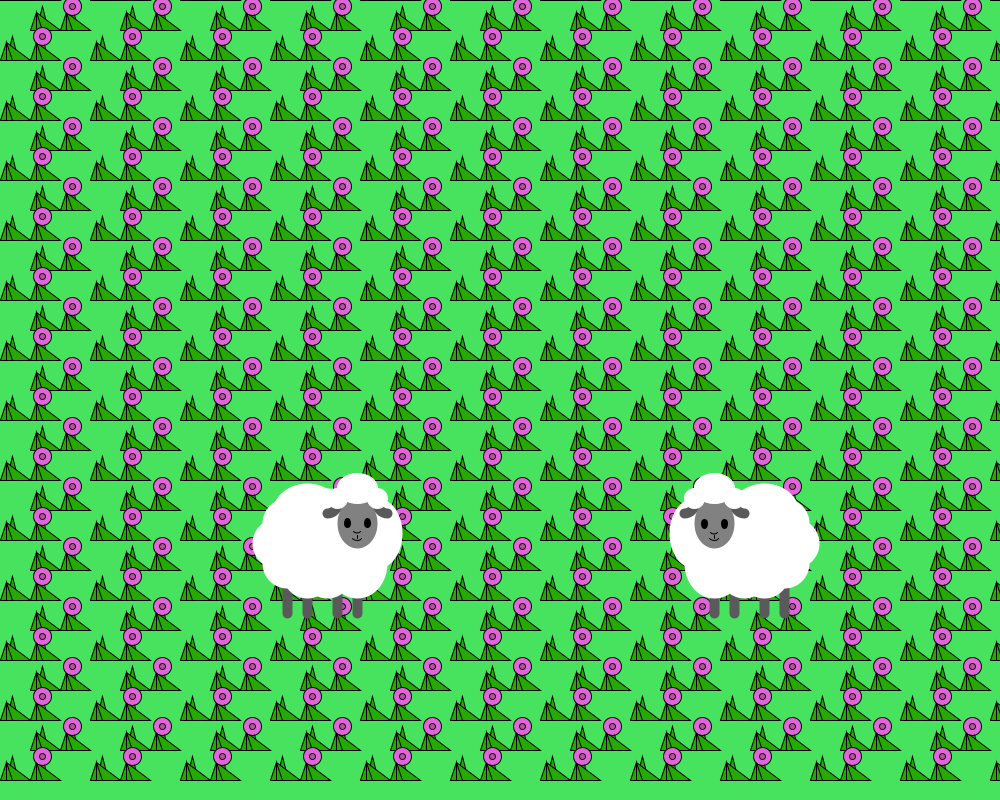
Frame 1 (no input)
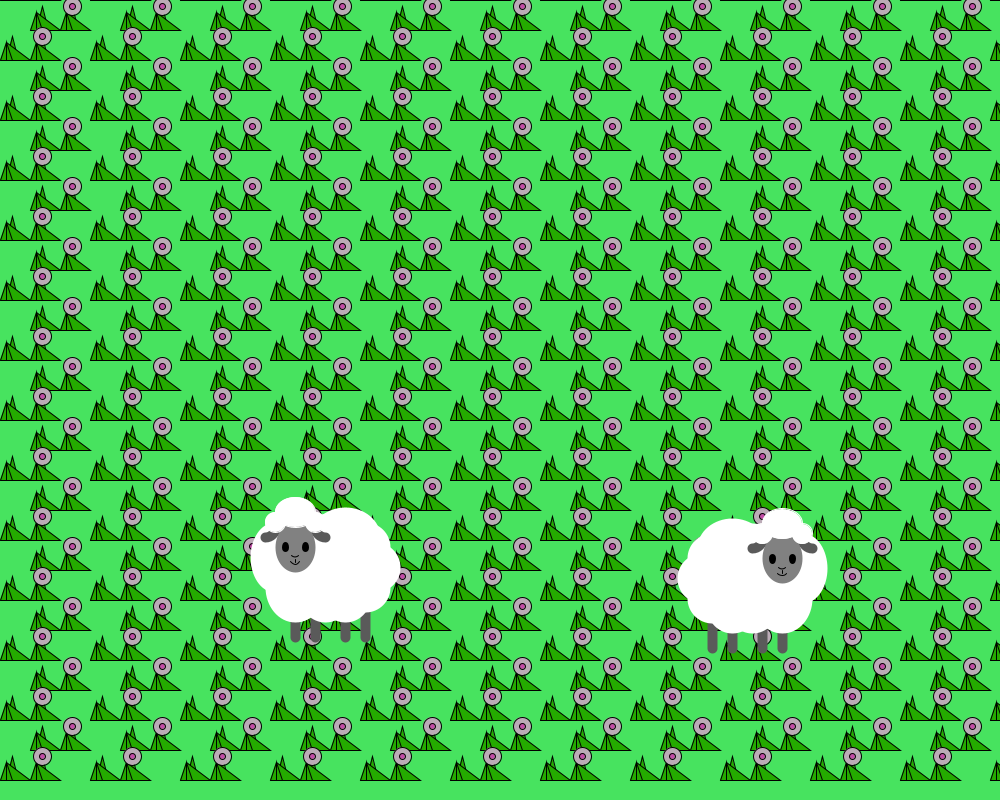
Frame 60 (the mouse pressed at the canvas centre just before this capture)
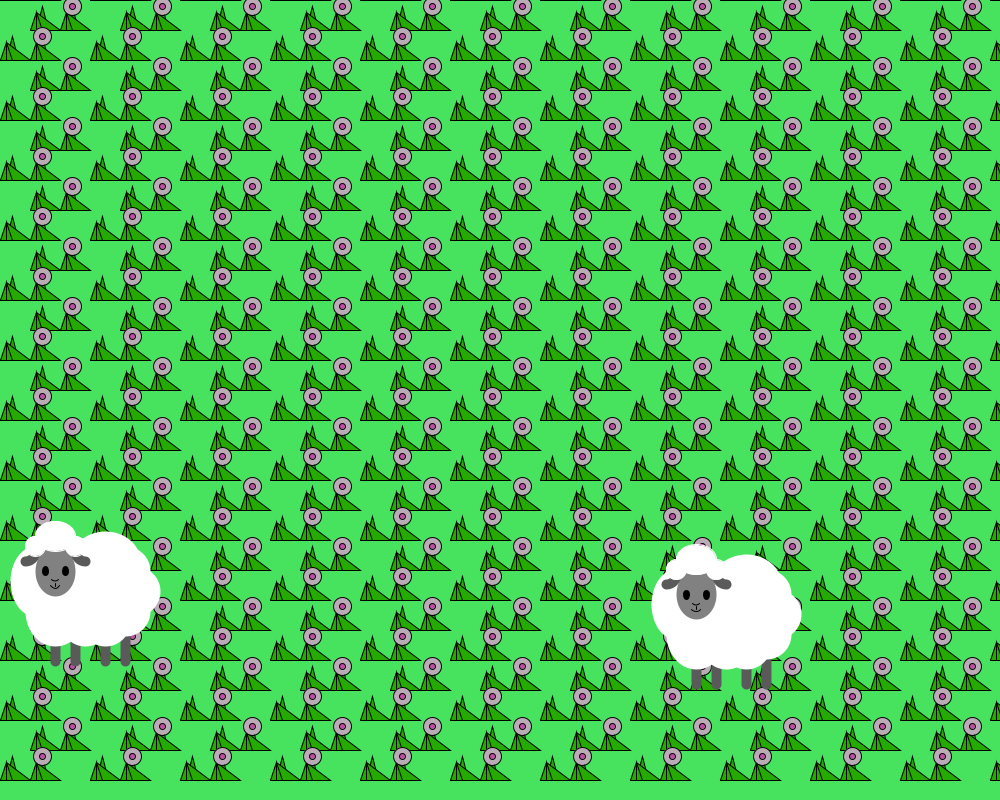
Frame 120 (the mouse held since frame 60 and released just before this capture)

The Processing sketch that drew these frames (run headless with seeded random() and noise(); from frame 60 on, the mouse is pressed at the canvas centre):

// Processing sketch: moving_sheep_final
// ── moving_sheep_final.pde
void setup(){
  size(1000,800);
  g=height/120;    //잔디 모눈 한칸값
  s=height/80;    //양 모눈 한칸값
  sx2=width/3; sy2=height*2/3;    //첫째양의 x,y좌표
  sx1=width*3/4; sy1=height*2/3;    //둘째양의 x,y좌표
  a=225; b=100; c=219;    //꽃의 초기 RGB 값
  sdx2=1; sdy2=1; ss2=4;    //첫째양의 x,y좌표 이동방향, 첫째양의 속도
  sdx1=-1; sdy1=1; ss1=6;    //두번째양의 x,y좌표 이동방향, 두번째양의 속도
}

int g;    //잔디 모눈 한칸값
int s;    //양 모눈 한칸값
float sx1,sy1;    //양1의 x,y좌표
float sx2,sy2;    //양2의 x,y좌표
int i,t;    //
float a,b,c;    //꽃의 초기 RGB 값
float sdx2,sdy2,ss2;    //양2의 x,y좌표 이동방향, 양2의 속도
float sdx1,sdy1,ss1;    //양1의 x,y좌표 이동방향, 양1의 속도

void lawn(float R, float G, float B){    //잔디밭
  background(#47E35F);
  stroke(0);
  
  for(i=g*5; i<width; i+=g*15){    //홀수줄 생성 반복문 가로줄
    for(t=g*5; t<=height; t+=g*10){    //홀수줄 생성 반복문 세로줄
      grass(i,t,g,R,G,B);
    }
  }
  for(i=0; i<width; i+=g*15){    //짝수줄 생성 반복문 가로줄
    for(t=0; t<=height; t+=g*10){    //짝수줄 생성 반복문 세로줄
      grass(i,t,g,R,G,B);
    }
  }
}

void grass(int x, int y, int f,float R, float G, float B){    //잔디
  fill(#24AA00);    //잔디색: 초록색
  triangle(x+g,y,x+g*3,y,x+g*2,y-g*4);    //잔디그리기1
  triangle(x,y,x+g*5,y,x+g,y-g*3);    //잔디그리기2
  triangle(x+g,y,x+g*2,y,x+g,y-g*3);    //잔디그리기3
  
  fill(#24AA00);    //잔디색: 초록색
  triangle(x+g*6,y,x+g*8,y,x+g*7,y-g*4);    //잔디그리기1
  triangle(x+g*5,y,x+g*10,y,x+g*6,y-g*3);    //잔디그리기2
  triangle(x+g*6,y,x+g*7,y,x+g*6,y-g*3);    //잔디그리기3

  fill(R, G, B);    //꽃잎색
  ellipse(x+f*7,y-g*4,g*3,g*3);    //꽃잎 그리기
  fill(#C14CA6);    //꽃중앙색: 진한분홍색
  ellipse(x+g*7,y-g*4,g,g);   //꽃중앙 그리기
}

void flower_color(float sx){    //꽃의 색깔
  a = 95 + (255-95)/float(width)*sx;    //R
  b = 57 + (255-57)/float(width)*sx;    //G
  c = 86 + (255-86)/float(width)*sx;    //B
}

void sheep(float sx,float sy,float sd){    //양
  if(sd==1){    //오른쪽으로 갈때 
    strokeWeight(10);
    stroke(#5A5A5A);    //다리색: 진회색
    line(sx-s*5, sy+s*4,sx-s*5, sy+s*8);    //다리그리기1
    line(sx-s*3, sy+s*4,sx-s*3, sy+s*8);    //다리그리기2
    line(sx, sy+s*4,sx, sy+s*8);    //다리그리기3
    line(sx+s*2, sy+s*4,sx+s*2, sy+s*8);    //다리 그리기4
  
    fill(255);    //몸통색: 흰색
    stroke(255);    //몸통의 원 라인색: 흰색
    ellipse(sx-s, sy, s*8,s*8);    //매인몸통 그리기

    ellipse(sx+s*4, sy, s*4,s*6);    //몸통털그리기1
    ellipse(sx+s*2, sy+s*3, s*5,s*6);    //몸통털그리기2
    ellipse(sx-s, sy+s*4, s*4,s*4);    //몸통털그리기3
    ellipse(sx-s*3, sy+s*4, s*4,s*4);    //몸통털그리기4
    ellipse(sx-s*5, sy+s*3, s*4,s*4);    //몸통털그리기5
    ellipse(sx-s*6, sy+s, s*4,s*4);    //몸통털그리기6
    ellipse(sx-s*5, sy-s, s*4,s*4);    //몸통털그리기7
    ellipse(sx-s*3, sy-s*2, s*6,s*5);    //몸통털그리기8
  
    fill(#818181);    //머리색: 회색
    ellipse(sx+s*2, sy-s, s*5,s*6);    //머리

    strokeWeight(10);    //귀굵기: 10
    stroke(#5A5A5A);    //귀색: 진회색
    noFill();    //귀 채우지 않기
    arc(sx-s, sy-s*3,s*2,s*2,radians(0),radians(90));    //왼쪽귀
    arc(sx+s*5,sy-s*3,s*2,s*2,radians(90),radians(180));    //오른쪽귀

    strokeWeight(5);    //눈 굵기: 5
    stroke(0);    //눈의 원 라인색: 검은색
    fill(0);    //눈색: 검은색
    ellipse(sx+s, sy-s, s/4,s/2);    //왼쪽눈
    ellipse(sx+s*3, sy-s, s/4,s/2);    //오른쪽눈

    strokeWeight(1);    //코,인중,입 굵기: 1
    noFill();    //코, 입 채우지 않기
    arc(sx+s*2, sy-s/2,s,s,radians(45),radians(135));    //코그리기
    line(sx+s*2, sy+s/4,sx+s*2, sy+s/2);    //인중그리기
    arc(sx+s*2, sy+s/4,s,s,radians(35),radians(145));    //입그리기

    fill(255);    //머리털색: 흰색
    stroke(255);    //머리털의 원 라인색: 흰색
    ellipse(sx+s*2, sy-s*9/2, s*4,s*3);    //머리털그리기1
    ellipse(sx+s*4, sy-s*7/2, s*2,s*2);    //머리털그리기2
    ellipse(sx, sy-s*7/2, s*2,s*2);    //머리털그리기3
  }else if(sd==-1){    //왼쪽으로 갈때
    strokeWeight(10);
    stroke(#5A5A5A);    //다리색: 진회색
    line(sx-s*3, sy+s*4,sx-s*3, sy+s*8);    //다리그리기1
    line(sx-s, sy+s*4,sx-s, sy+s*8);    //다리그리기2
    line(sx+s*2, sy+s*4,sx+s*2, sy+s*8);    //다리그리기3
    line(sx+s*4, sy+s*4,sx+s*4, sy+s*8);    //다리 그리기4

    fill(255);    //몸통색: 흰색
    stroke(255);    //몸통의 원 라인색: 흰색
    ellipse(sx+s, sy, s*8,s*8);    //매인몸통 그리기

    ellipse(sx-s*5, sy, s*4,s*6);    //몸통털그리기1
    ellipse(sx-s*3, sy+s*3, s*5,s*6);    //몸통털그리기2
    ellipse(sx, sy+s*4, s*4,s*4);    //몸통털그리기3
    ellipse(sx+s*2, sy+s*4, s*4,s*4);    //몸통털그리기4
    ellipse(sx+s*4, sy+s*3, s*4,s*4);    //몸통털그리기5
    ellipse(sx+s*5, sy+s, s*4,s*4);    //몸통털그리기6
    ellipse(sx+s*4, sy-s, s*4,s*4);    //몸통털그리기7
    ellipse(sx+s*2, sy-s*2, s*6,s*5);    //몸통털그리기8

    fill(#818181);    //머리색: 회색
    ellipse(sx-s*3, sy-s, s*5,s*6);    //머리

    strokeWeight(10);    //귀굵기: 10
    stroke(#5A5A5A);    //귀색: 진회색
    noFill();    //귀 채우지 않기
    arc(sx-s*6, sy-s*3,s*2,s*2,radians(0),radians(90));    //왼쪽귀
    arc(sx,sy-s*3,s*2,s*2,radians(90),radians(180));    //오른쪽귀

    strokeWeight(5);    //눈 굵기: 5
    stroke(0);    //눈의 원 라인색: 검은색
    fill(0);    //눈색: 검은색
    ellipse(sx-s*4, sy-s, s/4,s/2);    //왼쪽눈
    ellipse(sx-s*2, sy-s, s/4,s/2);    //오른쪽눈

    strokeWeight(1);    //코,인중,입 굵기: 1
    noFill();    //코, 입 채우지 않기
    arc(sx-s*3, sy-s/2,s,s,radians(45),radians(135));    //코그리기
    line(sx-s*3, sy+s/4,sx-s*3, sy+s/2);    //인중그리기
    arc(sx-s*3, sy+s/4,s,s,radians(35),radians(145));    //입그리기

    fill(255);    //머리털색: 흰색
    stroke(255);    //머리털의 원 라인색: 흰색
    ellipse(sx-s*3, sy-s*9/2, s*4,s*3);    //머리털그리기1
    ellipse(sx-s, sy-s*7/2, s*2,s*2);    //머리털그리기2
    ellipse(sx-s*5, sy-s*7/2, s*2,s*2);    //머리털그리기3
  }
}

void sheep_head(float sx,float sy,float sd){    //양머리
  if(sd==1){    //오른쪽으로 갈때
    noStroke();
    fill(#818181);    //머리색: 회색
    ellipse(sx+s*2, sy-s, s*5,s*6);    //머리

    strokeWeight(10);    //귀굵기: 10
    stroke(#5A5A5A);    //귀색: 진회색
    noFill();    //귀 채우지 않기
    arc(sx-s, sy-s*3,s*2,s*2,radians(0),radians(90));    //왼쪽귀
    arc(sx+s*5,sy-s*3,s*2,s*2,radians(90),radians(180));    //오른쪽귀

    strokeWeight(5);    //눈 굵기: 5
    stroke(0);    //눈의 원 라인색: 검은색
    fill(0);    //눈색: 검은색
    ellipse(sx+s, sy-s, s/4,s/2);    //왼쪽눈
    ellipse(sx+s*3, sy-s, s/4,s/2);    //오른쪽눈

    strokeWeight(1);    //코,인중,입 굵기: 1
    noFill();    //코, 입 채우지 않기
    arc(sx+s*2, sy-s/2,s,s,radians(45),radians(135));    //코그리기
    line(sx+s*2, sy+s/4,sx+s*2, sy+s/2);    //인중그리기
    arc(sx+s*2, sy+s/4,s,s,radians(35),radians(145));    //입그리기

    fill(255);    //머리털색: 흰색
    stroke(255);    //머리털의 원 라인색: 흰색
    ellipse(sx+s*2, sy-s*9/2, s*4,s*3);    //머리털그리기1
    ellipse(sx+s*4, sy-s*7/2, s*2,s*2);    //머리털그리기2
    ellipse(sx, sy-s*7/2, s*2,s*2);    //머리털그리기3
  }else if(sd==-1){    //왼쪽으로 갈때
    noStroke();
    fill(#818181);    //머리색: 회색
    ellipse(sx-s*3, sy-s, s*5,s*6);    //머리

    strokeWeight(10);    //귀굵기: 10
    stroke(#5A5A5A);    //귀색: 진회색
    noFill();    //귀 채우지 않기
    arc(sx-s*6, sy-s*3,s*2,s*2,radians(0),radians(90));    //왼쪽귀
    arc(sx,sy-s*3,s*2,s*2,radians(90),radians(180));    //오른쪽귀

    strokeWeight(5);    //눈 굵기: 5
    stroke(0);    //눈의 원 라인색: 검은색
    fill(0);    //눈색: 검은색
    ellipse(sx-s*4, sy-s, s/4,s/2);    //왼쪽눈
    ellipse(sx-s*2, sy-s, s/4,s/2);    //오른쪽눈

    strokeWeight(1);    //코,인중,입 굵기: 1
    noFill();    //코, 입 채우지 않기
    arc(sx-s*3, sy-s/2,s,s,radians(45),radians(135));    //코그리기
    line(sx-s*3, sy+s/4,sx-s*3, sy+s/2);    //인중그리기
    arc(sx-s*3, sy+s/4,s,s,radians(35),radians(145));    //입그리기

    fill(255);    //머리털색: 흰색
    stroke(255);    //머리털의 원 라인색: 흰색
    ellipse(sx-s*3, sy-s*9/2, s*4,s*3);    //머리털그리기1
    ellipse(sx-s, sy-s*7/2, s*2,s*2);    //머리털그리기2
    ellipse(sx-s*5, sy-s*7/2, s*2,s*2);    //머리털그리기3
  }
}

void draw(){
  lawn(a,b,c);    //잔디밭 그리기

  //첫째양 움직이기
  sx2=sx2+ss2*sdx2;    //x축 속도
  sy2=sy2+ss2*0.1*sdy2;    //y축 속도
  if((sx2>width-s*8)||(sx2<s*8)){    //벽에 부딧혔을때
    sdx2=-sdx2;    //x축 방향이 바뀜
  }
  sheep(sx2,sy2,sdx2);    //양 그리기
  
  if((sy2>height-s*9)||(sy2<s*6)){    //벽에 부딧혔을때
    sdy2=-sdy2;    //y축 방향이 바뀜
  }
  
  //둘째양 움직이기
  sx1=sx1+ss1*sdx1;    //x축 속도
  sy1=sy1+ss1*0.1*sdy1;    //y축 속도
  if((sx1>width-s*8)||(sx1<s*8)){    //벽에 부딧혔을때
    sdx1=-sdx1;    //x축 방향이 바뀜
  }
  sheep(sx1,sy1,sdx1);    //양 그리기
  
  if((sy1>height-s*9)||(sy1<s*6)){    //벽에 부딧혔을때
    sdy1=-sdy1;    //y축 방향이 바뀜
  }
  
  //두양이 충돌하면 방향이 바뀝니다
  if(sdx1!=sdx2 && sx2-s*13<sx1 && sx1<sx2+s*13 && sy2-s*15<sy1&&sy1<sy2+s*16){    //두 양이 충돌했을때
    sdx1=-sdx1;    //첫째양의 방향이 바뀐다
    sdx2=-sdx2;    //둘째양의 방향이 바뀐다
    
    flower_color(sx1);    //꽃의 색깔이 바뀐다
  }
}
